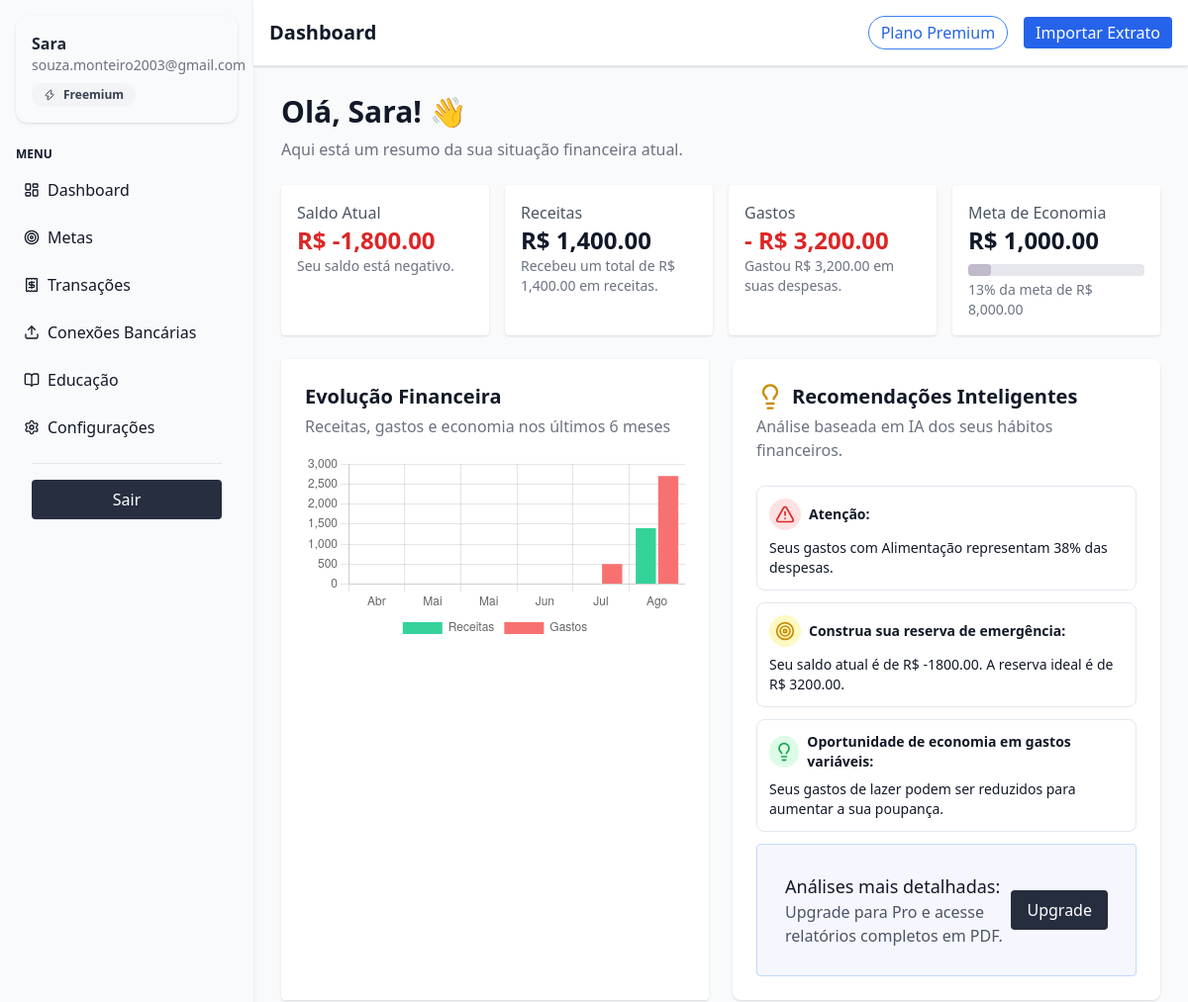
Before: /educacao/dashboard/ (signed in, upper part) with the older database file.
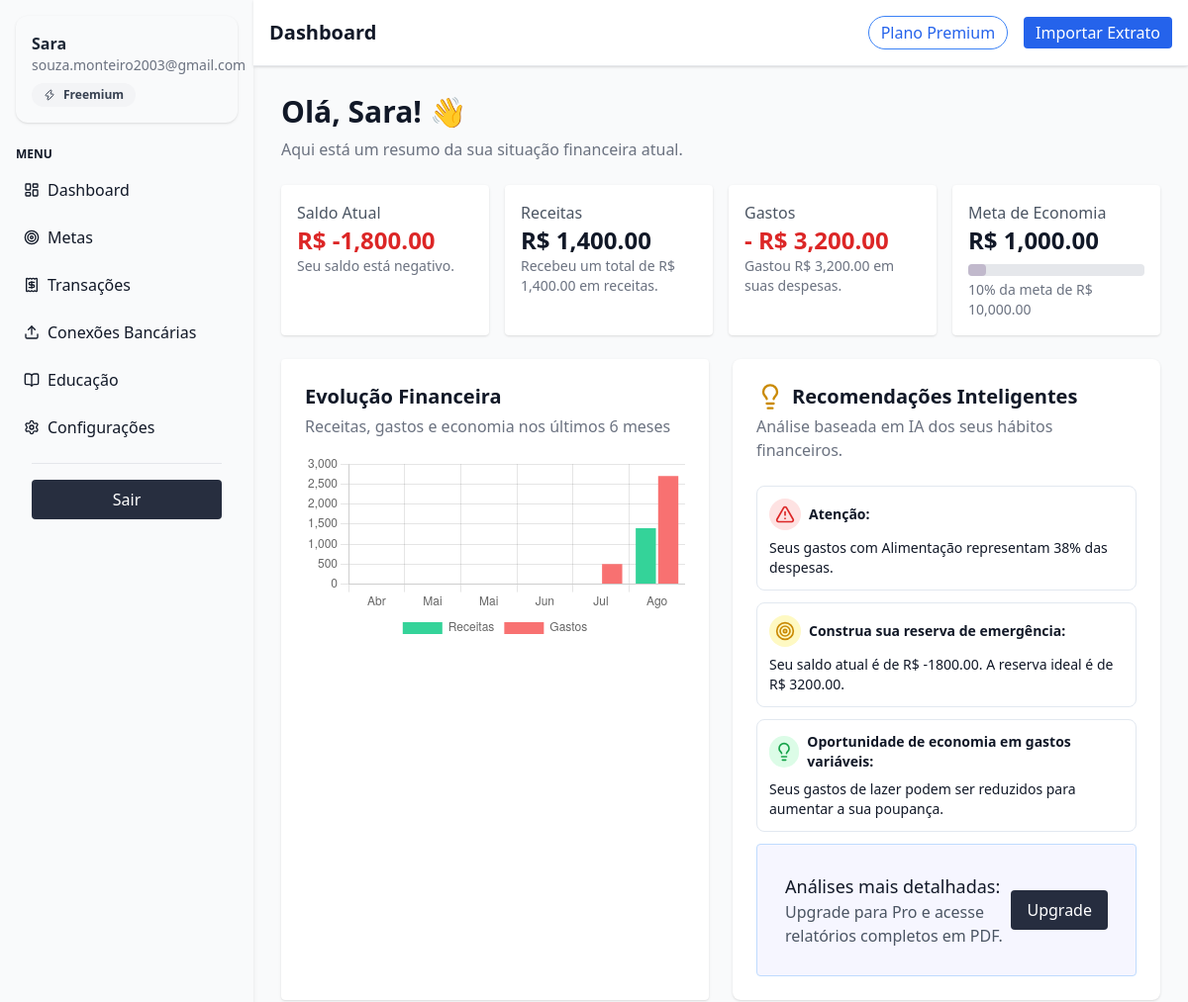
After: the same page with the newer database file.
### financas/models.py (models this page shows, shortened)
class Meta(models.Model):
    usuario = models.ForeignKey(User, on_delete=models.CASCADE)
    nome = models.CharField(max_length=200)
    descricao = models.TextField(blank=True)
    valor_alvo = models.DecimalField(max_digits=10, decimal_places=2)
    valor_atual = models.DecimalField(max_digits=10, decimal_places=2, default=Decimal('0.00'))
    data_limite = models.DateField(null=True, blank=True)
    ativa = models.BooleanField(default=True)
    concluida = models.BooleanField(default=False)
    data_criacao = models.DateTimeField(auto_now_add=True)
    categoria = models.ForeignKey(Categoria, on_delete=models.SET_NULL, null=True, blank=True)

### financas/views.py (the view, shortened to what this page needs)
# urls.py: path('dashboard/', views.dashboard, name='dashboard'),
@login_required
def dashboard(request):
    try:
        entradas = Transacao.objects.filter(usuario=request.user, tipo='entrada').aggregate(Sum('valor'))['valor__sum'] or Decimal('0.00')
        saidas = Transacao.objects.filter(usuario=request.user, tipo='saida').aggregate(Sum('valor'))['valor__sum'] or Decimal('0.00')
        saldo = entradas - saidas
        meta = Meta.objects.filter(usuario=request.user).first()
        meta_valor = meta.valor_atual if meta else Decimal('0.00')
        meta_total = meta.valor_alvo if meta else Decimal('0.00')
        meta_progresso = (meta_valor / meta_total) * 100 if meta_total > 0 else 0
        gastos_por_categoria = Transacao.objects.filter(
            usuario=request.user,
            tipo='saida'
        ).values('categoria__nome', 'categoria__cor').annotate(
            total_gasto=Sum('valor')
        ).order_by('-total_gasto')
        gastos_detalhados = []
        if gastos_por_categoria:
            total_gastos_pizza = sum(item['total_gasto'] for item in gastos_por_categoria)
            for item in gastos_por_categoria:
                porcentagem = (item['total_gasto'] / total_gastos_pizza) * 100 if total_gastos_pizza > 0 else 0
                gastos_detalhados.append({
                    'nome': item['categoria__nome'],
                    'cor': item['categoria__cor'],
                    'valor': item['total_gasto'],
                    'porcentagem': porcentagem
                })
        expenses_labels = [g['nome'] for g in gastos_detalhados]
        expenses_data = [g['valor'] for g in gastos_detalhados]
        hoje = timezone.now()
        meses_pt = ['Jan', 'Fev', 'Mar', 'Abr', 'Mai', 'Jun', 'Jul', 'Ago', 'Set', 'Out', 'Nov', 'Dez']
        meses_labels_numeros = [(hoje - timezone.timedelta(days=30*i)).month for i in range(5, -1, -1)]
        meses_labels = [meses_pt[m - 1] for m in meses_labels_numeros]
        receitas_mensais = [
            Transacao.objects.filter(
                usuario=request.user,
                tipo='entrada',
                data__year=(hoje - timezone.timedelta(days=30*i)).year,
                data__month=(hoje - timezone.timedelta(days=30*i)).month
            ).aggregate(Sum('valor'))['valor__sum'] or 0 for i in range(5, -1, -1)
        ]
        gastos_mensais = [
            Transacao.objects.filter(
                usuario=request.user,
                tipo='saida',
                data__year=(hoje - timezone.timedelta(days=30*i)).year,
                data__month=(hoje - timezone.timedelta(days=30*i)).month
            ).aggregate(Sum('valor'))['valor__sum'] or 0 for i in range(5, -1, -1)
        ]
        recomendacoes = []
        if gastos_detalhados:
            top_gasto = max(gastos_detalhados, key=lambda x: x['porcentagem'])
            if top_gasto['porcentagem'] > 30: # Limite para considerar um gasto excessivo
                recomendacoes.append({
                    'tipo': 'atencao',
                    'titulo': 'Atenção:',
                    'texto': f"Seus gastos com {top_gasto['nome']} representam {top_gasto['porcentagem']:.0f}% das despesas."
                })
        media_gastos_mensais = sum(gastos_mensais) / len(gastos_mensais) if len(gastos_mensais) > 0 else 0
        reserva_recomendada = media_gastos_mensais * 6
        if saldo < reserva_recomendada:
            recomendacoes.append({
                'tipo': 'reserva',
                'titulo': 'Construa sua reserva de emergência:',
                'texto': f"Seu saldo atual é de R$ {saldo:.2f}. A reserva ideal é de R$ {reserva_recomendada:.2f}."
            })
        if 'Lazer' in [g['nome'] for g in gastos_detalhados] and 'Lazer' != top_gasto['nome']:
             recomendacoes.append({
                'tipo': 'oportunidade',
                'titulo': 'Oportunidade de economia em gastos variáveis:',
                'texto': f"Seus gastos de lazer podem ser reduzidos para aumentar a sua poupança."
            })
        transacoes_recentes = Transacao.objects.filter(usuario=request.user).order_by('-data')[:6]
    except Exception as e:
        print(f"Erro ao buscar dados do dashboard: {e}")
        entradas = Decimal('0.00')
        saidas = Decimal('0.00')
        saldo = Decimal('0.00')
        meta_valor = Decimal('0.00')
        meta_total = Decimal('0.00')
        meta_progresso = 0
        expenses_labels = []
        expenses_data = []
        gastos_detalhados = []
        transacoes_recentes = []
        meses_labels = ['Mar', 'Abr', 'Mai', 'Jun', 'Jul', 'Ago']
        receitas_mensais = [0, 0, 0, 0, 0, 0]
        gastos_mensais = [0, 0, 0, 0, 0, 0]
        recomendacoes = []
    context = {
        'saldo': saldo,
        'entradas': entradas,
        'saidas': saidas,
        'meta_valor': meta_valor,
        'meta_total': meta_total,
        'meta_progresso': meta_progresso,
        'expenses_labels': expenses_labels,
        'expenses_data': expenses_data,
        'gastos_detalhados': gastos_detalhados,
        'transacoes_recentes': transacoes_recentes,
        'meses_labels': meses_labels,
        'receitas_mensais': receitas_mensais,
        'gastos_mensais': gastos_mensais,
        'recomendacoes': recomendacoes,
    }
    return render(request, "financas/dashboard.html", context)

### financas/templates/financas/dashboard.html (shortened to what the changed rows need)
{% extends "financas/base.html" %}
{% load static %}
{% load humanize %}
{% block content %}
<div class="p-1">
    <h1 class="text-3xl font-bold mb-2">Olá, {{ user.first_name|default:user.username }}! 👋</h1>
    <div class="grid grid-cols-1 md:grid-cols-4 gap-4 mb-6">
        <div class="bg-white shadow rounded p-4">
            <h2 class="text-gray-600">Saldo Atual</h2>
        </div>
        <div class="bg-white shadow rounded p-4">
            <h2 class="text-gray-600">Receitas</h2>
        </div>
        <div class="bg-white shadow rounded p-4">
            <h2 class="text-gray-600">Gastos</h2>
        </div>
        <div class="bg-white shadow rounded p-4">
            <h2 class="text-gray-600">Meta de Economia</h2>
            {% if meta_total > 0 %}
            <p class="text-2xl font-bold text-black-600">
                R$ {{ meta_valor|floatformat:2|intcomma }}
            </p>
            <div class="w-full bg-gray-200 rounded h-3 mt-2">
                <div class="h-3 rounded bg-[#c1b9cc]" style="width: {{ meta_progresso|floatformat:0 }}%;"></div>
            </div>
            <p class="text-sm text-gray-500 mt-1">
                {{ meta_progresso|floatformat:0 }}% da meta de R$ {{ meta_total|floatformat:2|intcomma }}
            </p>
            {% else %}
            <p class="text-2xl font-bold text-gray-600">R$ 0,00</p>
            <p class="text-sm text-gray-600 mt-1">
                Nenhuma meta definida ainda. Crie sua primeira meta.
            </p>
            {% endif %}
        </div>
    </div>
    <div class="grid grid-cols-1 md:grid-cols-2 gap-6 mb-6">
        <div class="bg-white shadow rounded p-6">
            <h2 class="text-xl font-semibold mb-1">Evolução Financeira</h2>
        </div>
    <div class="col-span-1 bg-white p-6 rounded-lg shadow flex flex-col justify-between h-full">
        <h2 class="text-xl font-semibold mb-1 flex items-center gap-2">
            <i data-lucide="lightbulb" class="text-yellow-600 w-7 h-7"></i>
            Recomendações Inteligentes
        </h2>
        <ul class="space-y-3 flex-1">
        <li class="p-3 bg-[#f6f6ff] border border-[#bfdbfe] rounded mt-auto">
            <div class="flex justify-between items-center p-4 rounded">
                <div>
                    <h1 class="text-lg font-medium">Análises mais detalhadas:</h1>
                </div>
            </div>
        </li>
    </ul>
</div>
    </div>
</div>
</div>
{% endblock %}

Changed rows visible on the page:
removed Meta: valor_atual "1,000.00", valor_alvo "8,000.00"
added Meta: valor_atual "1,000.00", valor_alvo "10,000.00"
Other visible differences:
{{ meta_progresso|floatformat:0 }}: 13 → 10 (drawn)
{{ meta_progresso|floatformat:0 }}: "13" → "10"
